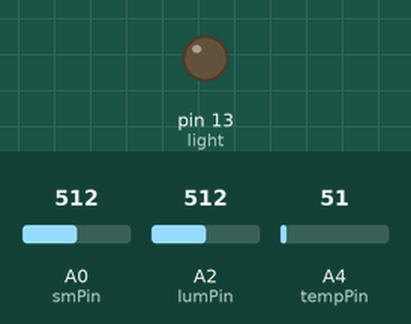
Simulated run of this sketch. Board: Arduino Uno, built with avr-gcc and run on an emulated ATmega328P. Shown: output pins drawn as LEDs (lit = HIGH). The test bench sets the inputs (shaded band); at power-on: A2 (lumPin) = 512, A0 (smPin) = 512, A4 (tempPin) = 51. What the sketch prints to the serial monitor is not drawn.

Above: at 1.2 s.
1.3 s: A2 (lumPin) set to 693
2.8 s: A2 (lumPin) set to 712
At 3.3 s:
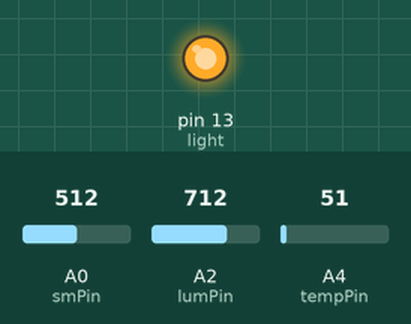
4.3 s: A2 (lumPin) set to 690
At 5.7 s:
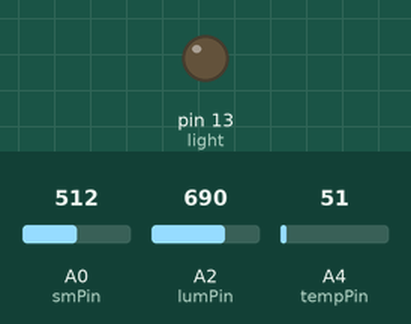
Timing chart, 0 to 7.3 s (numbered marks = the images above; inputs shaded):
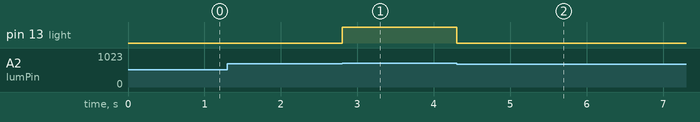

Measured:
- the behaviour switches between 700 and 701 on A2 (lumPin) (found by bisection; images 0 and 1)
- after the input at 2.8 s, pin 13 (light): LOW → HIGH at once
- after the input at 4.3 s, pin 13 (light): HIGH → LOW at once

The sketch:

farm_arduino.ino
```cpp
#define smPin A0     //soil moisture input pin
#define lumPin A2    //ldr sensor input pin
#define tempPin A4   //temperature sensor input pin
#define light 13     //light output
int soil_moisture_level=0;
int light_threshold=700;
int luminosity=0;
float temperature=0;

void setup() {
  Serial.begin(115200);
  pinMode(light,OUTPUT);
  digitalWrite(light,LOW);
}

void soil_moisture_send()  //sending soil moisture data serially
{
  soil_moisture_level=analogRead(smPin);
  Serial.print("s");
  Serial.print("\t");
  Serial.print(soil_moisture_level);
  Serial.print("\n");
}

void luminosity_check()  // checking ambient lighting conditions
{
  luminosity=analogRead(lumPin);
  if (luminosity>light_threshold){
    digitalWrite(light,HIGH);
  }
  else{
    digitalWrite(light,LOW);
  }
  Serial.print("l");
  Serial.print("\t");
  Serial.print(luminosity);
  Serial.print("\n");
}

void temperature_send()  //sending temperature of the environment serially
{
  temperature=(analogRead(tempPin)*500)/1023;
  Serial.print("t");
  Serial.print("\t");
  Serial.print(temperature);
  Serial.print("\n");
}
void loop() {
  soil_moisture_send();
  luminosity_check();
  temperature_send();
}
```
